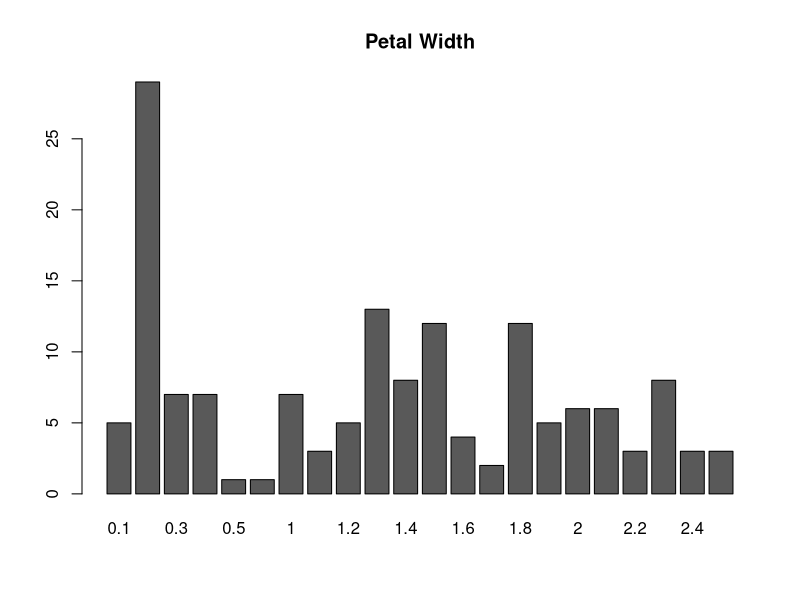
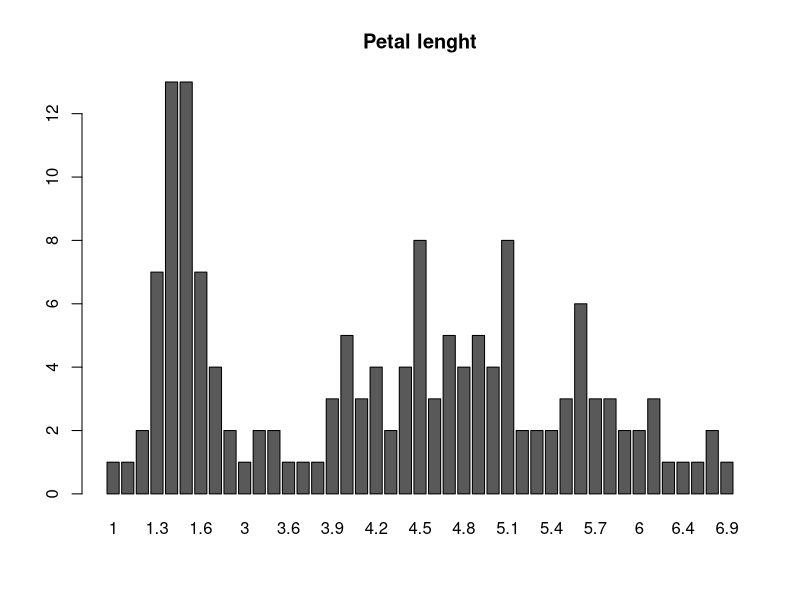
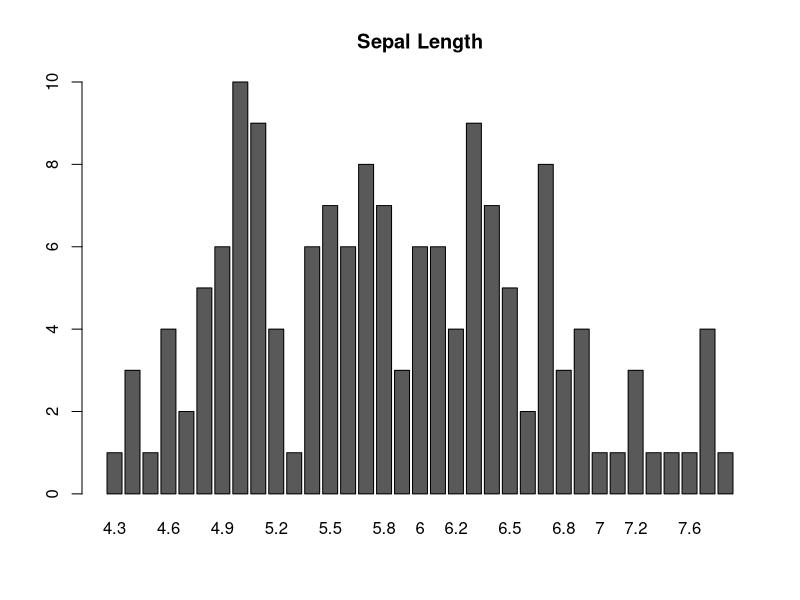
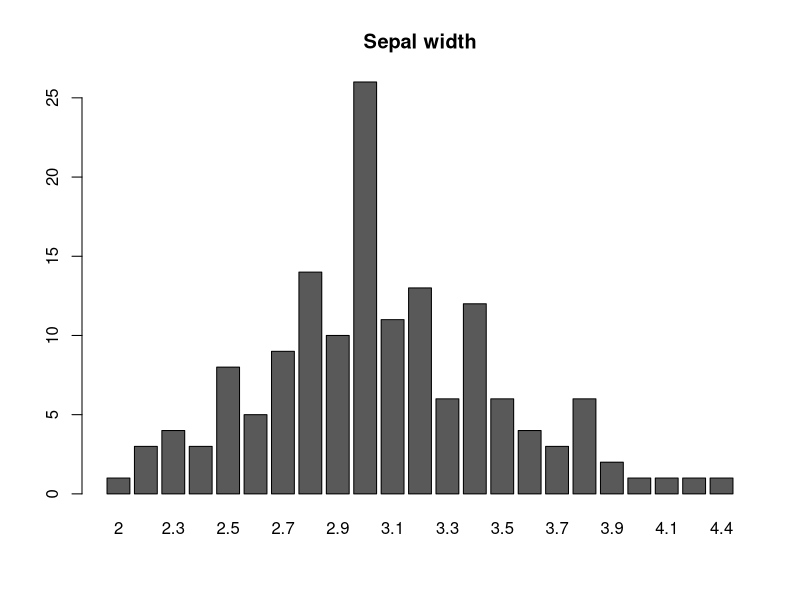
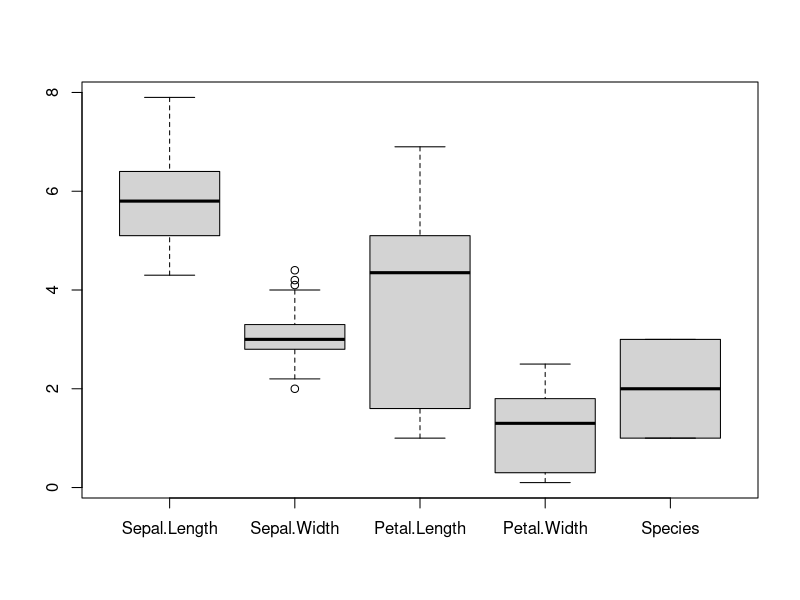
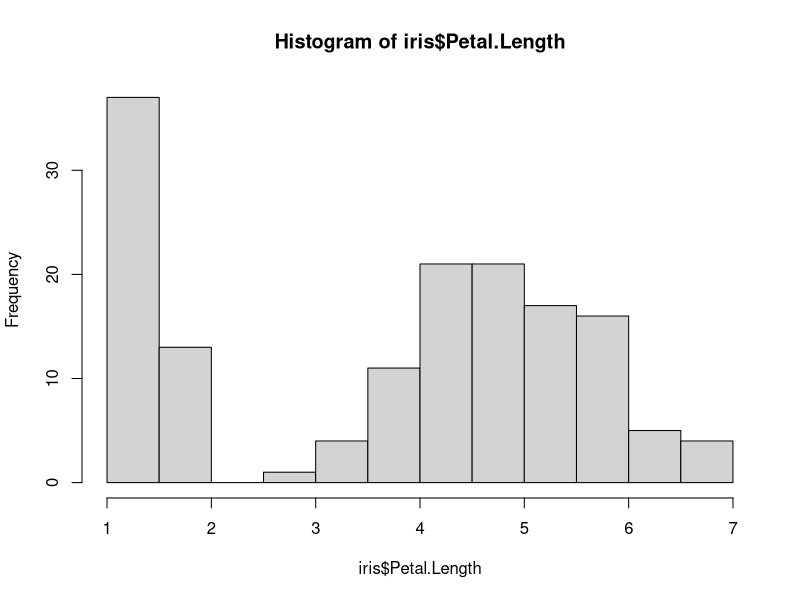
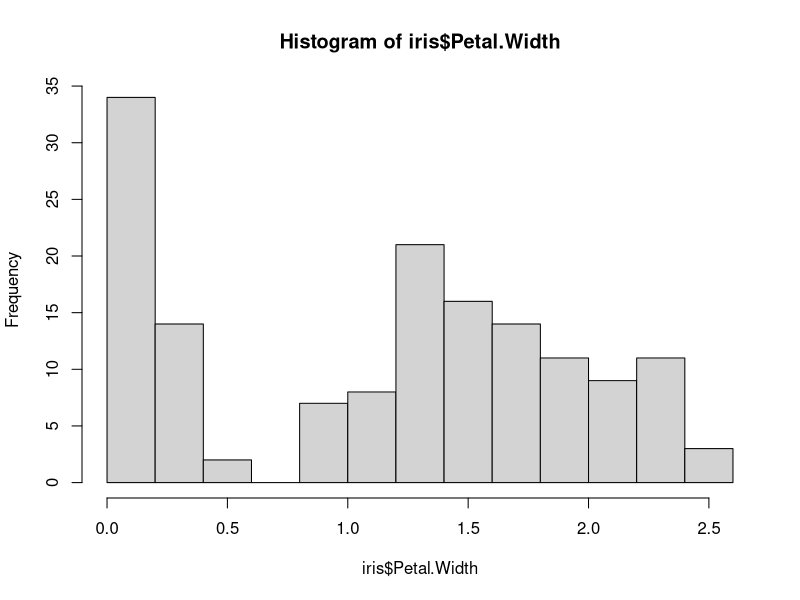
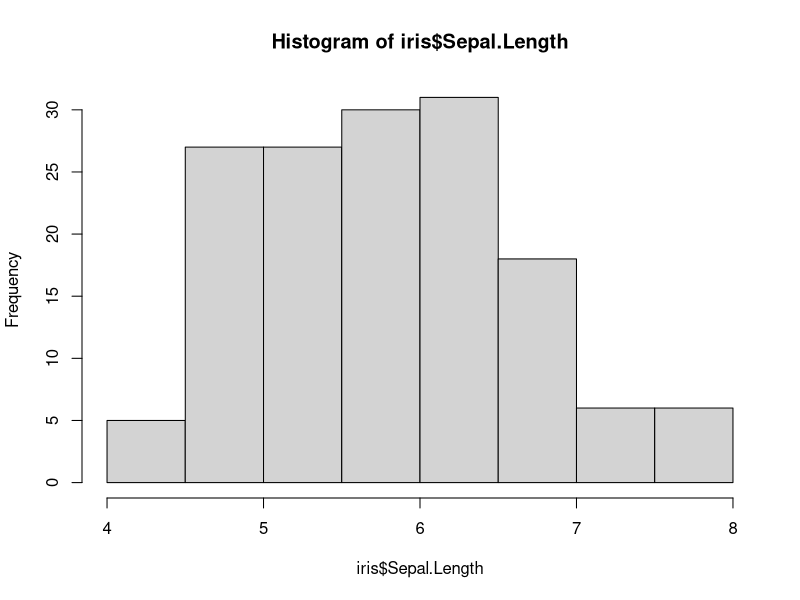

The R script that drew these images, in order:
library(datasets)
data(iris)
View(iris)
barplot(table(iris$Petal.Width), main = "Petal Width", col = "gray35")
barplot(table(iris$Petal.Length), main = "Petal lenght", col = "gray35")
barplot(table(iris$Sepal.Length), main = "Sepal Length", col = "gray35")
barplot(table(iris$Sepal.Width), main = "Sepal width", col = "gray35")
boxplot(iris)
hist(iris$Petal.Length)
hist(iris$Petal.Width)
hist(iris$Sepal.Length)
hist(iris$Sepal.Width)
plot(density(iris$Petal.Length))
plot(density(iris$Petal.Width))
plot(density(iris$Sepal.Length))
plot(density(iris$Petal.Width))
barplot(table(iris$Species=="setosa",iris$Petal.Length))
barplot(table(iris$Species=="setosa",iris$Petal.Width))
barplot(table(iris$Species=="setosa",iris$Sepal.Length))
barplot(table(iris$Species=="setosa",iris$Sepal.Width))
barplot(table(iris$Species=="versicolor",iris$Petal.Length))
barplot(table(iris$Species=="versicolor",iris$Petal.Width))
barplot(table(iris$Species=="versicolor",iris$Sepal.Length))
barplot(table(iris$Species=="versicolor",iris$Sepal.Width))
barplot(table(iris$Species=="virginica",iris$Petal.Length))
barplot(table(iris$Species=="virginica",iris$Petal.Width))
barplot(table(iris$Species=="virginica",iris$Sepal.Length))
barplot(table(iris$Species=="virginica",iris$Sepal.Width))
summary(iris)
x<-iris$Sepal.Length
y<-iris$Petal.Width
cor(x,y,use = "complete.obs",method = "pearson")
x<-iris$Sepal.Length
y<-iris$Petal.Width
t.test(x, y, alternative = c("less"), 
       paired = FALSE, var.equal = FALSE, conf.level = 0.95)
x=iris[,-5]
y=iris$Species
km <- kmeans(x,3)
km
table(y,km$cluster)
plot(x[c("Sepal.Length", "Sepal.Width")], col=km$cluster)
points(km$centers[,c("Sepal.Length", "Sepal.Width")], col=1:3, pch=23, cex=3)
plot(x[c("Petal.Length", "Petal.Width")], col=km$cluster)
points(km$centers[,c("Petal.Length", "Petal.Width")], col=1:3, pch=23, cex=3)
plot(x[c("Sepal.Length", "Petal.Width")], col=km$cluster)
points(km$centers[,c("Sepal.Length", "Petal.Width")], col=1:3, pch=23, cex=3)
plot(x[c("Sepal.Width", "Petal.Length")], col=km$cluster)
points(km$centers[,c("Sepal.Width", "Petal.Length")], col=1:3, pch=23, cex=3)
